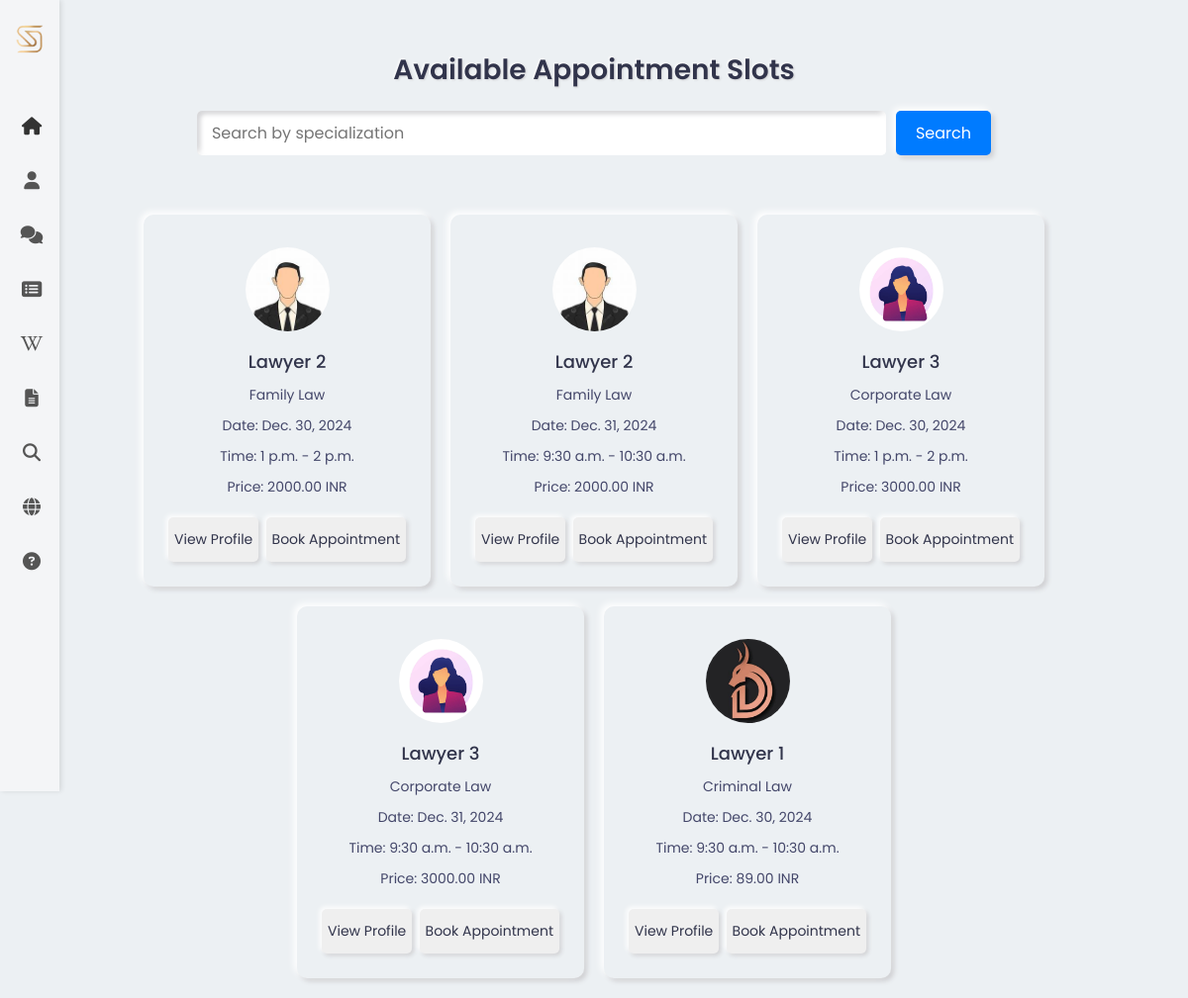
Screenshot of /client_d/ (signed in) with the database file from the repository.
### home/models.py (models this page shows, shortened)
class AppointmentSlot(models.Model):
    STATUS_CHOICES = [
        ('available', 'Available'),
        ('booked', 'Booked'),
    ]
    lawyer = models.ForeignKey(User, on_delete=models.CASCADE, limit_choices_to={'users__role': 'lawyer'})
    specialization = models.CharField(max_length=100)
    date = models.DateField()
    start_time = models.TimeField()
    end_time = models.TimeField()
    amount = models.DecimalField(max_digits=10, decimal_places=2)
    status = models.CharField(max_length=10, choices=STATUS_CHOICES, default='available')
    meet_id = models.PositiveIntegerField(unique=True, blank=True, null=True)  # Match Zego Cloud's `roomID`

### home/views.py (the view, shortened to what this page needs)
# urls.py: path('client_d/', views.client_d, name='client_d'),
@login_required
def client_d(request):
    if request.user.users.role != 'client':
        return redirect('home_page')
    available_slots = AppointmentSlot.objects.filter(status='available')
    specialization_query = request.GET.get('specialization', '')
    if specialization_query:
        available_slots = available_slots.filter(specialization__icontains=specialization_query)
    slots_with_profiles = []
    for slot in available_slots:
        lawyer_users_instance = get_object_or_404(users, user=slot.lawyer)
        lawyer_profile = get_object_or_404(LawyerProfile, user=lawyer_users_instance)
        slots_with_profiles.append({
            'slot': slot,
            'profile_picture': lawyer_profile.profile_picture.url,
        })
    return render(request, 'client_d.html', {
        'slots_with_profiles': slots_with_profiles,
    })

### home/templates/client_d.html (shortened to what this page needs)
{% extends 'sidebar.html' %}
    {% load static %}
    {% block content %}
</head>
<body>
    <div class="container">
        <h2 class="text-center">Available Appointment Slots</h2>
        <div class="search-container">
            <form method="get" action="">
                <input type="text" name="specialization" placeholder="Search by specialization" value="{{ request.GET.specialization }}" class="search-input">
                <button type="submit" class="search-button">Search</button>
            </form>
        </div>
    </div>
    <div class="card-container">
        {% for slot_data in slots_with_profiles %}
        <div class="wrapper">
            <div class="img-area">
                <div class="inner-area">
                    <img src="{{ slot_data.profile_picture }}" alt="Profile Image">
                </div>
            </div>
            <div class="name">{{ slot_data.slot.lawyer.username }}</div>
            <div class="about">{{ slot_data.slot.specialization }}</div>
            <div class="about">Date: {{ slot_data.slot.date }}</div>
            <div class="about">Time: {{ slot_data.slot.start_time }} - {{ slot_data.slot.end_time }}</div>
            <div class="about">Price: {{ slot_data.slot.amount }} INR</div>
            <div class="buttons">
                <a href="{% url 'Viewlaweyerp' username=slot_data.slot.lawyer.username %}" class="view-profile-button">
                    <button>View Profile</button>
                </a>
                <form method="post" action="{% url 'create-checkout-session' %}" style="margin: 0;">
                    <button type="submit">Book Appointment</button>
                </form>
            </div>
        </div>
        {% empty %}
        <div class="container">
            <p>No available slots.</p>
        </div>
        {% endfor %}
    </div>
</body>
</html>
{% endblock %}

### home/templates/sidebar.html (shortened to what this page needs)
{% load static %}
<!DOCTYPE html>
<html lang="en">
<head>
    <link rel="stylesheet" href="{% static 'base_style.css'%}">
    <link rel="stylesheet" href="https://cdnjs.cloudflare.com/ajax/libs/font-awesome/6.0.0-beta3/css/all.min.css">
    <link rel="stylesheet" href="//cdn.jsdelivr.net/npm/alertifyjs@1.14.0/build/css/alertify.min.css"/>
    <link rel="stylesheet" href="//cdn.jsdelivr.net/npm/alertifyjs@1.14.0/build/css/themes/default.min.css"/>
</head>
<body>
    <nav class="sidebar">
        <a href="/" class="logo">
            <img src="{% static 'images/Logo.png' %}" alt="logo">
        </a>
        <a href="/" class="menu-item">
        </a>
        <a href="/" class="menu-item active">
            <i class="fas fa-home"></i>
        </a>
        <a href="{% url 'view_profile' username=request.user.username %}" class="menu-item">
            <i class="fas fa-user"></i>
        </a>
        {% if request.user.users.role == 'lawyer' %}
        <a href="{% url 'schedule_appointment' %}" class="menu-item">
            <i class="fa-regular fa-calendar-check"></i>
            <span class="menu-text">Schedule</span>
        </a>
        <a href="{% url 'lawyer_appointments' %}" class="menu-item">
            <i class="fas fa-list-alt"></i>
            <span class="menu-text">View Appointments</span>
        </a>
        {% else %}
        <a href="{% url 'client_d' %}" class="menu-item">
            <i class="fas fa-comments"></i>
        </a>
        <a href="{% url 'view_appointments' %}" class="menu-item">
            <i class="fas fa-list-alt"></i>
        </a>
         {% endif %}
        <a href="{% url 'wikipedia' %}" class="menu-item">
            <i class="fa-brands fa-wikipedia-w"></i>
        </a>
        <a href="{% url 'learn_more' %}" class="menu-item">
            <i class="fas fa-file-alt"></i>
        </a>
        <a href="https://www.constitutionofindia.net/" target="_blank" class="menu-item">
            <i class="fa-solid fa-magnifying-glass"></i>
        </a>
        <a href="https://legislative.gov.in/constitution-of-india/" target="_blank" class="menu-item">
            <i class="fa-solid fa-globe"></i>
        </a>
        <a href="#" class="menu-item">
            <i class="fas fa-question-circle"></i>
        </a>
    </nav>
    {% block content %}{% endblock %}
    <link rel="stylesheet" href="https://cdn.jsdelivr.net/npm/alertifyjs@1.13.1/build/css/alertify.min.css">
    <link rel="stylesheet" href="https://cdn.jsdelivr.net/npm/alertifyjs@1.13.1/build/css/themes/default.min.css">
</body>
</html>

### home/static/base_style.css (style rules this page uses)
body { margin: 0; font-family: Arial, sans-serif; }
.logo { display: flex; justify-content: center; align-items: center; position: relative; height: 60px; text-decoration: none; font-family: 'Roboto Slab', serif; font-weight: 700; font-size: 32px; color: #333; text-transform: uppercase; letter-spacing: 2px; }
.logo img { width: 40px; height: 40px; object-fit: contain; }
.sidebar { width: 220px; background-color: #f4f5f7; height: 100vh; position: fixed; top: 0; left: 0; box-shadow: 2px 0 5px rgba(0, 0, 0, 0.1); overflow: hidden; padding-top: 10px; }
.sidebar .menu-item { display: flex; align-items: center; gap: 15px; padding: 15px 20px; font-size: 16px; color: #555; text-decoration: none; transition: background-color 0.3s, color 0.3s; }
.sidebar .menu-item i { font-size: 18px; min-width: 24px; text-align: center; }
.sidebar .menu-item.active { background-color: #f4f5f7; color: #333; font-weight: bold; }

### home/templates/sidebar.html (style rules this page uses)
body { margin: 0; font-family: Arial, sans-serif; }
.sidebar { width: 60px; background-color: #f4f5f7; height: 100vh; position: fixed; top: 0; left: 0; box-shadow: 2px 0 5px rgba(0, 0, 0, 0.1); transition: width 0.3s ease; overflow: hidden; padding-top: 10px; z-index: 100; }
.sidebar .menu-item { display: flex; align-items: center; gap: 15px; padding: 15px 20px; font-size: 16px; color: #555; text-decoration: none; transition: background-color 0.3s, color 0.3s; overflow: hidden; }
.sidebar .menu-item i { font-size: 18px; min-width: 24px; text-align: center; }
.sidebar .menu-item.active { background-color: #f4f5f7; color: #333; font-weight: bold; }
.logo { display: flex; justify-content: center; align-items: center; position: relative; height: 60px; text-decoration: none; }
.logo img { width: 40px; height: 40px; object-fit: contain; transition: opacity 0.3s ease; }

### home/templates/client_d.html (style rules this page uses)
* { margin: 0; padding: 0; box-sizing: border-box; font-family: 'Poppins', sans-serif; }
body { display: flex; flex-direction: column; align-items: center; gap: 30px; min-height: 100vh; background: #ecf0f3; padding: 20px; }
.container { width: 100%; max-width: 1200px; text-align: center; }
.text-center { margin-bottom: 20px; font-size: 28px; font-weight: 600; color: #31344b; text-shadow: -1px -1px 2px #ffffff, 1px 1px 2px #ceced1; }
.search-container { margin-bottom: 30px; }
.search-container form { display: flex; justify-content: center; gap: 10px; }
.search-input { width: 60%; padding: 10px 15px; font-size: 16px; border: none; border-radius: 5px; box-shadow: inset -3px -3px 7px #ffffff, inset 3px 3px 5px #ceced1; outline: none; }
.search-button { padding: 10px 20px; font-size: 16px; border: none; border-radius: 5px; background: #007bff; color: #ffffff; cursor: pointer; box-shadow: -3px -3px 7px #ffffff, 3px 3px 5px #ceced1; transition: background 0.3s ease; }
.card-container { display: flex; flex-wrap: wrap; gap: 20px; justify-content: center; }
.wrapper { position: relative; width: 290px; padding: 25px; border-radius: 10px; display: flex; align-items: center; justify-content: center; flex-direction: column; background: #ecf0f3; box-shadow: -3px -3px 7px #ffffff, 3px 3px 5px #ceced1; }
.img-area { height: 100px; width: 100px; border-radius: 50%; display: flex; align-items: center; justify-content: center; }
.inner-area { height: calc(100% - 15px); width: calc(100% - 15px); border-radius: 50%; }
.inner-area img { height: 100%; width: 100%; border-radius: 50%; object-fit: cover; }
.name { font-size: 18px; font-weight: 500; color: #31344b; margin: 10px 0 5px 0; }
.about { color: #44476a; font-weight: 400; font-size: 14px; margin: 5px 0; }
.buttons { margin-top: 15px; display: flex; width: 100%; justify-content: space-between; }
.buttons button { width: 100%; border: none; outline: none; padding: 12px 6px; color: #31344b; font-size: 14px; font-weight: 400; border-radius: 5px; cursor: pointer; box-shadow: -2px -2px 5px #ffffff, 2px 2px 4px #ceced1; }

### rows the page displays
AppointmentSlot: slot.lawyer.username "Lawyer 2", slot.specialization "Family Law", slot "Dec. 30, 2024", slot.start_time "1 p.m.", slot.end_time "2 p.m.", slot.amount "2000.00"
AppointmentSlot: slot.lawyer.username "Lawyer 2", slot.specialization "Family Law", slot "Dec. 31, 2024", slot.start_time "9:30 a.m.", slot.end_time "10:30 a.m.", slot.amount "2000.00"
AppointmentSlot: slot.lawyer.username "Lawyer 3", slot.specialization "Corporate Law", slot "Dec. 30, 2024", slot.start_time "1 p.m.", slot.end_time "2 p.m.", slot.amount "3000.00"
AppointmentSlot: slot.lawyer.username "Lawyer 3", slot.specialization "Corporate Law", slot "Dec. 31, 2024", slot.start_time "9:30 a.m.", slot.end_time "10:30 a.m.", slot.amount "3000.00"
AppointmentSlot: shows a picture, slot.lawyer.username "Lawyer 1", slot.specialization "Criminal Law", slot "Dec. 30, 2024", slot.start_time "9:30 a.m.", slot.end_time "10:30 a.m.", slot.amount "89.00"
